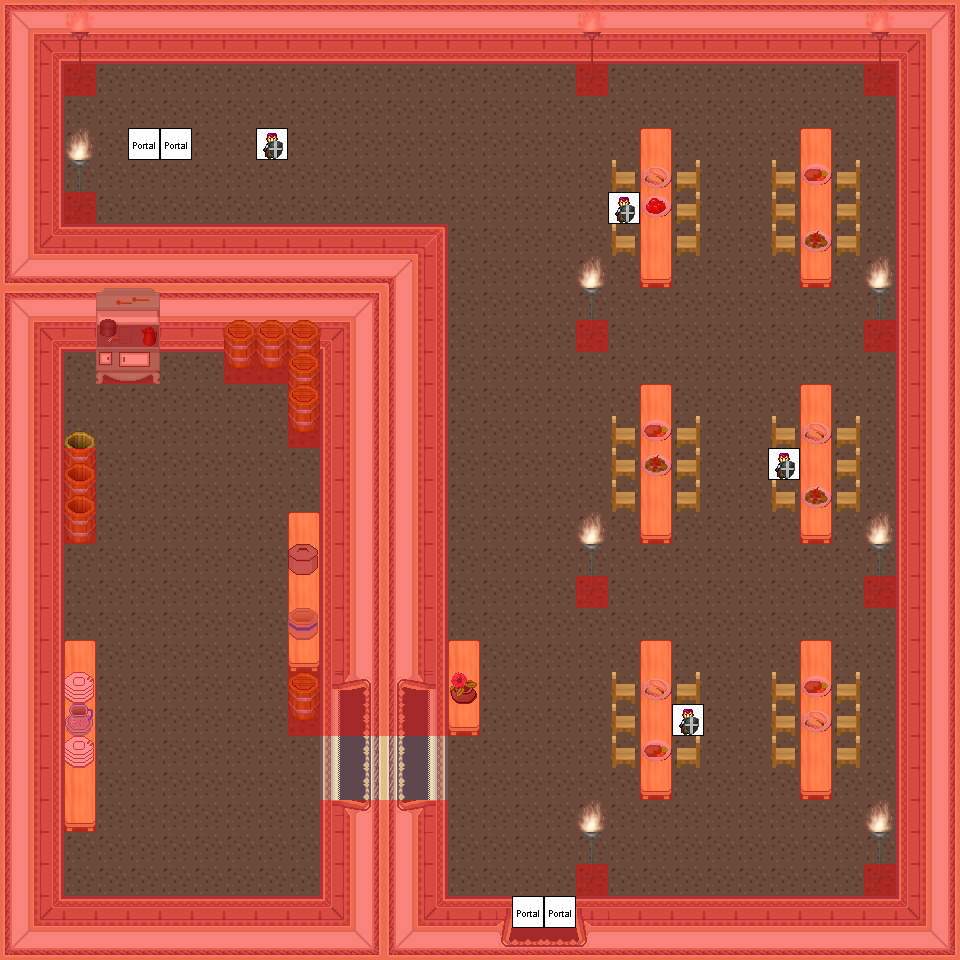

The image is a tile-based game level rendered from a .tmx file. Its description and source (layers, tilesets, objects; grid data summarised) follow:
An orthogonal 30x30 tile map with 32x32 px tiles, 7 tile layers (0_floor, 1_terrain, 2_object, 3_roof, ...), 22 tilesets.

<map version="1.8" tiledversion="1.8.4" orientation="orthogonal" renderorder="right-down" width="30" height="30" tilewidth="32" tileheight="32" infinite="0" nextlayerid="8" nextobjectid="1">
 <tileset firstgid="1" name="wall" tilewidth="32" tileheight="32" tilecount="16" columns="2">
  <image source="../../tileset/building/wall/int_wall_pale.png" width="64" height="256" />
 </tileset>
 <tileset firstgid="17" name="wall2" tilewidth="32" tileheight="32" tilecount="20" columns="2">
  <image source="../../tileset/building/wall/int_wall_purple.png" width="64" height="320" />
 </tileset>
 <tileset firstgid="37" name="entrance" tilewidth="32" tileheight="32" tilecount="36" columns="9">
  <image source="../../tileset/building/entrance/pale_red_ns.png" width="288" height="128" />
 </tileset>
 <tileset firstgid="73" name="barrell" tilewidth="32" tileheight="32" tilecount="2" columns="1">
  <image source="../../tileset/item/pot/barrel_tall.png" width="32" height="64" />
 </tileset>
 <tileset firstgid="75" name="barel" tilewidth="32" tileheight="32" tilecount="2" columns="1">
  <image source="../../tileset/item/pot/small_barrel.png" width="32" height="64" />
 </tileset>
 <tileset firstgid="77" name="collision" tilewidth="32" tileheight="32" tilecount="1" columns="1">
  <image source="../../tileset/logic/collision.png" width="32" height="32" />
 </tileset>
 <tileset firstgid="78" name="portal" tilewidth="32" tileheight="32" tilecount="24" columns="8">
  <image source="../../tileset/logic/portal.png" width="256" height="96" />
 </tileset>
 <tileset firstgid="102" name="ground2" tilewidth="32" tileheight="32" tilecount="2" columns="1">
  <image source="../../tileset/ground/brown_2.png" width="32" height="64" />
 </tileset>
 <tileset firstgid="104" name="entrance2" tilewidth="32" tileheight="32" tilecount="48" columns="8">
  <image source="../../tileset/building/entrance/pale_red_ew.png" width="256" height="192" />
 </tileset>
 <tileset firstgid="152" name="entrance 2 details" tilewidth="32" tileheight="32" tilecount="6" columns="2">
  <image source="../../tileset/building/entrance/detail_ew.png" width="64" height="96" />
 </tileset>
 <tileset firstgid="158" name="stove" tilewidth="32" tileheight="32" tilecount="6" columns="2">
  <image source="../../tileset/furniture/kitchen/stove.png" width="64" height="96" />
 </tileset>
 <tileset firstgid="164" name="table 2" tilewidth="32" tileheight="32" tilecount="3" columns="1">
  <image source="../../tileset/furniture/table/long_front_on_pale.png" width="32" height="96" />
 </tileset>
 <tileset firstgid="167" name="dishes" tilewidth="32" tileheight="32" tilecount="6" columns="2">
  <image source="../../tileset/furniture/crockery/dishes.png" width="64" height="96" />
 </tileset>
 <tileset firstgid="173" name="meal 1" tilewidth="32" tileheight="32" tilecount="2" columns="2">
  <image source="../../tileset/item/food/meals_1.png" width="64" height="32" />
 </tileset>
 <tileset firstgid="175" name="meal 2" tilewidth="32" tileheight="32" tilecount="2" columns="1">
  <image source="../../tileset/item/food/meals_2.png" width="32" height="64" />
 </tileset>
 <tileset firstgid="177" name="chair" tilewidth="32" tileheight="32" tilecount="4" columns="2">
  <image source="../../tileset/furniture/chair/wooden_pale.png" width="64" height="64" />
 </tileset>
 <tileset firstgid="181" name="steel lamp" tilewidth="32" tileheight="32" tilecount="3" columns="1">
  <image source="../../tileset/furniture/light/iron_lamp.png" width="32" height="96" />
 </tileset>
 <tileset firstgid="184" name="flames" tilewidth="32" tileheight="32" tilecount="6" columns="6">
  <image source="../../tileset/furniture/light/flames.png" width="192" height="32" />
 </tileset>
 <tileset firstgid="190" name="stairs" tilewidth="32" tileheight="32" tilecount="12" columns="2">
  <image source="../../tileset/building/stairs/stairs.png" width="64" height="192" />
 </tileset>
 <tileset firstgid="202" name="imperials" tilewidth="32" tileheight="32" tilecount="16" columns="8">
  <image source="../../tileset/logic/creature/human_imperial.png" width="256" height="64" />
 </tileset>
 <tileset firstgid="218" name="pale_red_ew_transparent_doors" tilewidth="32" tileheight="32" tilecount="24" columns="4">
  <image source="../../tileset/building/entrance/pale_red_ew_transparent_doors.png" width="128" height="192" />
 </tileset>
 <tileset firstgid="242" name="flower_vase" tilewidth="32" tileheight="32" tilecount="3" columns="3">
  <image source="../../tileset/plant/indoor/flower_vase.png" width="96" height="32" />
 </tileset>
 <layer id="1" name="0_floor" width="30" height="30">
  <data>[900 cells, 900 non-empty, 1 distinct tile ids]</data>
 </layer>
 <layer id="2" name="1_terrain" width="30" height="30">
  <data>[900 cells, 408 non-empty, 49 distinct tile ids]</data>
 </layer>
 <layer id="3" name="2_object" width="30" height="30">
  <data>[900 cells, 79 non-empty, 27 distinct tile ids]</data>
 </layer>
 <layer id="4" name="3_roof" width="30" height="30">
  <data>[900 cells, 35 non-empty, 15 distinct tile ids]</data>
 </layer>
 <layer id="5" name="objects" width="30" height="30">
  <data>[900 cells, 8 non-empty, 2 distinct tile ids]</data>
 </layer>
 <layer id="6" name="collision" width="30" height="30" opacity="0.44">
  <data>[900 cells, 396 non-empty, 1 distinct tile ids]</data>
 </layer>
 <layer id="7" name="protection" width="30" height="30">
  <data>[900 cells, 0 non-empty, 0 distinct tile ids]</data>
 </layer>
</map>
